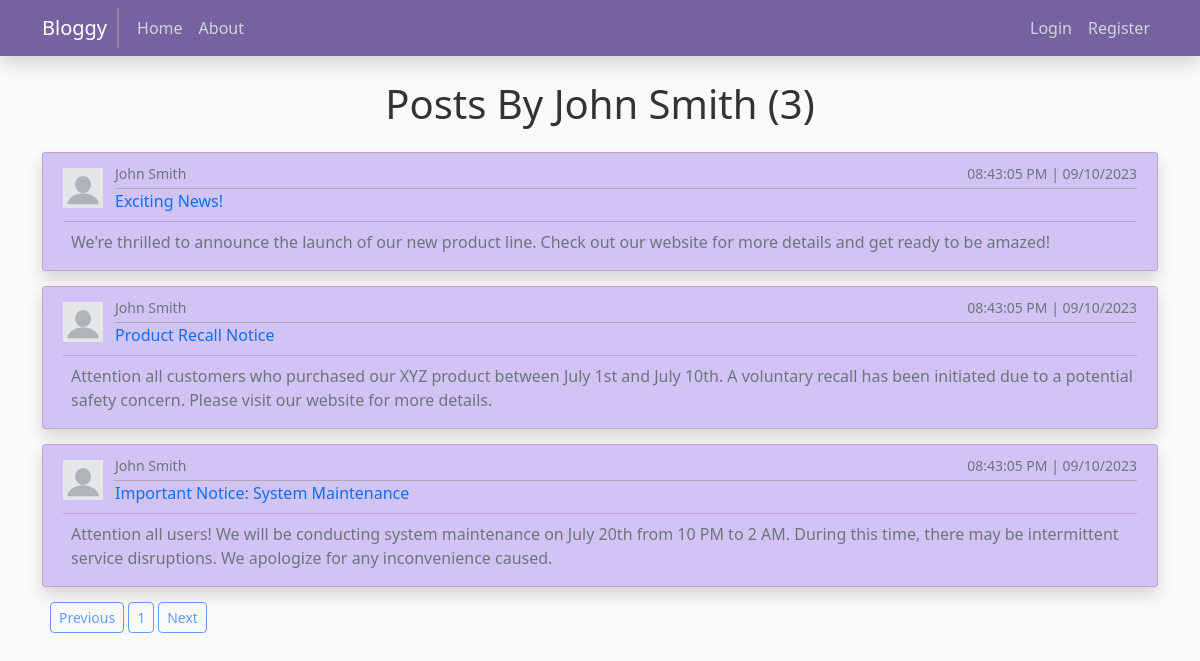
/user/John Smith?page=&per_page=5, run on the app's committed database.
### users/models.py (models this page shows, shortened)
class User(db.Model, UserMixin):
    id = db.Column(db.Integer, primary_key=True)
    username = db.Column(db.String(30), unique=True, nullable=False)
    email = db.Column(db.String(120), unique=True, nullable=False)
    password = db.Column(db.String(60), nullable=False)
    photo = db.Column(db.String(20), nullable=False, default="default-image.png")
    posts = db.relationship("Post", backref="author", lazy=True)

### posts/models.py (models this page shows, shortened)
class Post(db.Model):
    id = db.Column(db.Integer, primary_key=True)
    title = db.Column(db.String(120), nullable=False)
    date_posted = db.Column(db.DateTime, nullable=False, default=datetime.datetime.utcnow)
    content = db.Column(db.Text, nullable=False)
    user_id = db.Column(db.Integer, db.ForeignKey("user.id"), nullable=False)

### posts/routes.py (the view)
@posts.route("/user/<string:username>")
def user_posts(username):
    page = request.args.get("page", 1, type=int)
    per_page = request.args.get("per_page", 5, type=int)
    user = User.query.filter_by(username=username).first_or_404()
    posts=Post.query.filter_by(author=user) \
        .order_by(Post.date_posted.desc()) \
        .paginate(page=page, per_page=per_page)
    return render_template("user_posts.html", posts=posts, user=user)

### templates/user_posts.html (shortened to what this page needs)
{% extends "layouts/base.html" %}
{% block content %}
  <div class="h1 text-center mb-4">Posts By {{ user.username }} ({{ posts.total }})</div>
  {% for post in posts.items %}
    <article class="content-section pb-0 shadow">
      <div class="media border-bottom-purple pb-2 mb-2">
        <div class="row align-items-center">
          <div class="col-auto pe-0">
            <a href="{{ url_for('posts.get_post', post_id=post.id) }}">
              <img class="" style="width: 40px; height: 40px;" alt="User Image" src="{{ url_for('static', filename='profile_photos/' + post.author.photo) }}">
            </a>
          </div>
          <div class="col media-body d-grid">
            <div class="small d-flex justify-content-between">
              <span class="text-muted text-decoration-none">{{ user.username }}</span>
              <span class="text-muted">{{ post.date_posted.strftime("%I:%M:%S %p | %d/%m/%Y") }}</span>
            </div>
            <div class="overflow-hidden text-nowrap mt-1" style="border-top: 1px solid #adabb1; text-overflow: ellipsis;">
              <a class="text-decoration-none" href="{{ url_for('posts.get_post', post_id=post.id) }}">
                {{ post.title }}
              </a>
            </div>
          </div>
        </div>
      </div>
      <p class="article-content text-muted ps-2 post-content-restrict-length">{{ post.content }}</p>
    </article>
  {% endfor %}
  {% if posts.total %}
    <div class="row d-inline-flex mx-2 justify-content-center align-items-center">
      <a class="col btn btn-sm btn-outline-primary {% if not posts.has_prev %}disabled{% endif %} mb-4 me-1" href="{{ url_for('posts.user_posts', username=user.username, page=posts.prev_num, per_page=posts.per_page) }}">Previous</a>
      {% for page_num in posts.iter_pages(left_edge=1, right_edge=1, left_current=1, right_current=2) %}
        {% if page_num %}
          <a class="col btn btn-sm btn-outline-primary {% if posts.page == page_num %}disabled{% endif %} mb-4 me-1" href="{{ url_for('posts.user_posts', username=user.username, page=page_num, per_page=posts.per_page) }}">{{ page_num }}</a>
        {% else %}
            <div class="col-auto text-muted px-0 me-1 mb-4">...</div>
        {% endif %}
      {% endfor %}
      <a class="col btn btn-sm btn-outline-primary {% if not posts.has_next %}disabled{% endif %} mb-4 me-1" href="{{ url_for('posts.user_posts', username=user.username, page=posts.next_num, per_page=posts.per_page) }}">Next</a>
    </div>
    {% else %}
      <div class="alert alert-primary text-center" role="alert">
        <h4 class="alert-heading">No Posts Yet!</h4>
        <p class="mb-0">Post your first blog <a href="{{ url_for('posts.create_post') }}">now</a>!</p>
      </div>
    {% endif %}
{% endblock content %}

### static/main.css (style rules this page uses)
body { background: #fafafa; color: #333333; margin-top: 5rem; }
.content-section { background: #d1c4f5; padding: 10px 20px; border: 1px solid #c3a2ca; border-radius: 3px; margin-bottom: 15px; }
.article-content { white-space: pre-line; }
.border-bottom-purple { border-bottom: 1px solid #c29bdf }
.post-content-restrict-length { white-space: pre-line; overflow: hidden; text-overflow: ellipsis; display: -webkit-box; -webkit-line-clamp: 3; -webkit-box-orient: vertical; }

### data on the page
User: username "John Smith"
Post: photo (placeholder picture), date_posted "08:43:05 PM | 09/10/2023", title "Exciting News!", content "We're thrilled to announce the launch of our new product line. Check out our website for more details and get ready to be amazed!"
Post: photo (placeholder picture), date_posted "08:43:05 PM | 09/10/2023", title "Product Recall Notice", content "Attention all customers who purchased our XYZ product between July 1st and July 10th. A voluntary recall has been initiated due to a potential safety concern. Please visit our website for more details."
Post: photo (placeholder picture), date_posted "08:43:05 PM | 09/10/2023", title "Important Notice: System Maintenance", content "Attention all users! We will be conducting system maintenance on July 20th from 10 PM to 2 AM. During this time, there may be intermittent service disruptions. We apologize for any inconvenience caused."

### other printed values
{{ posts.total }} "3"
{{ page_num }} "1"
